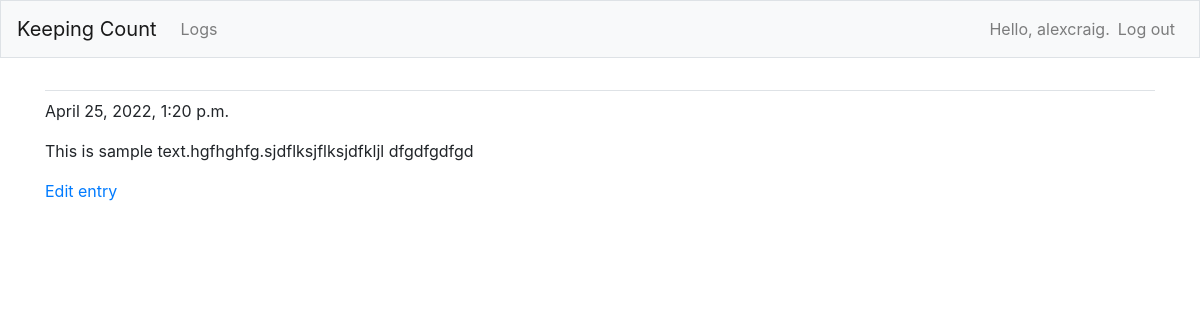
Screenshot of /logs/2/ (signed in) with the database file from the repository.
### logs/models.py (models this page shows, shortened)
class Log(models.Model):
    text = models.TextField()
    date_added = models.DateTimeField(auto_now_add=True)
    date_updated = models.DateTimeField(auto_now=True)
    owner = models.ForeignKey(User, on_delete=models.CASCADE)
    objects = models.Manager()

### logs/views.py (the view)
# urls.py: path('logs/<int:log_id>/', views.log_entry, name='log_entry'),
@login_required
def log_entry(request, log_id):
    entry = Log.objects.get(id=log_id)
    if entry.owner != request.user:
        raise Http404
    context = {'log': entry}
    return render(request, 'logs/log_entry.html', context)

### logs/templates/logs/log_entry.html
{% extends "base.html" %}
{% block content %}
    <p>{{log.date_added}}</p>
    <p>{{log.text}}</p>
    <p><a href="{% url 'logs:edit_entry' log.id%}">Edit entry</a></p>
{% endblock content%}

### keeping_count/templates/base.html (shortened to what this page needs)
{% load bootstrap4 %}
<!DOCTYPE html>
<html lang="en">
<head>
    {% bootstrap_css %}
</head>
<body>
    <nav class="navbar navbar-expand-md navbar-light bg-light mb-4 border">
        <a class="navbar-brand" href ="{% url 'home' %}">Keeping Count</a>
        <div class="collapse navbar-collapse" id="navbarCollapse">
            <ul class="navbar-nav mr-auto">
                {% if user.is_authenticated %}
                <li class="nav-item">
                    <a class="nav-link" href ="{% url 'logs:logs' %}">Logs</a>
                </li>
            </ul>
            <ul class="navbar-nav ml-auto">
                <li class="nav-item">
                    <span class="navbar-text">Hello, {{ user.username }}.</span>
                </li>
                <li class="nav-item">
                    <a class="nav-link" href="{% url 'users:logout' %}">Log out</a>
                </li>
                {% endif %}
            </ul>
        </div>
    </nav>
    <main role="main" class="container">
        <div class="pb-2 mb-2 border-bottom">
        </div>
        <div>
            {% block content %}{% endblock content %}
        </div>
    </main>
</body>
</html>

### rows the page displays
Log: date_added "April 25, 2022, 1:20 p.m.", text "This is sample text.hgfhghfg.sjdflksjflksjdfkljl dfgdfgdfgd"

### other values shown
{{ user.username }} "alexcraig"
